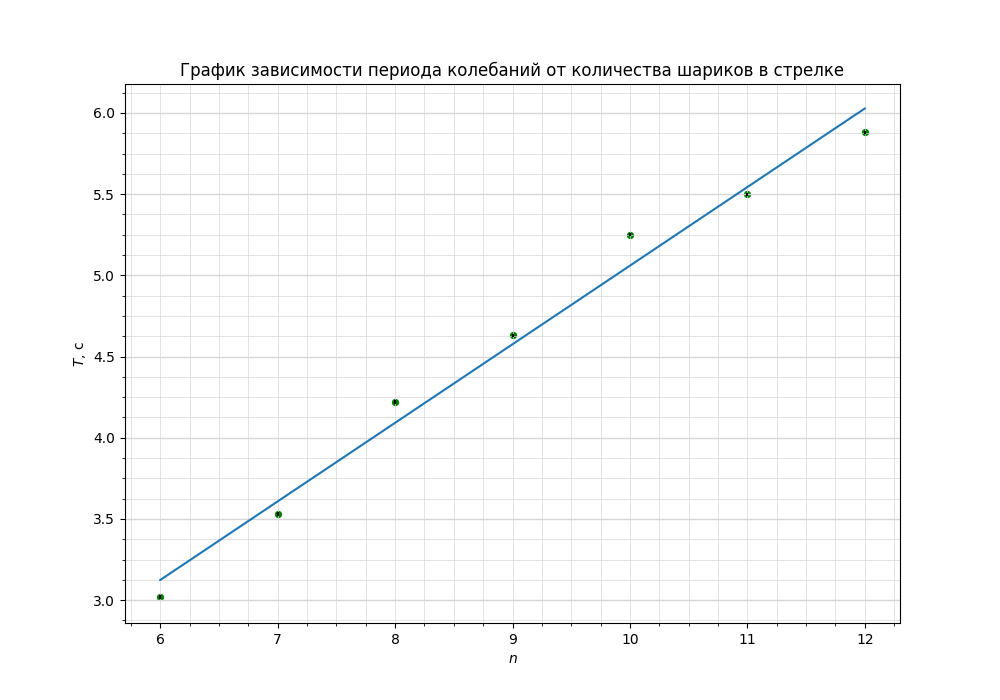

Generate this figure with Python:
import numpy as np
import matplotlib.pyplot as plt
from matplotlib.ticker import MultipleLocator

plt.figure(figsize=(10,7))  #Размер изображения
plt.title('График зависимости периода колебаний от количества шариков в стрелке') # Заголовок

x = [12, 11, 10, 9, 8, 7, 6] # Координата x
y = [5.88, 5.5, 5.25, 4.63, 4.22, 3.53, 3.02] # Координата y


plt.scatter(x, y, s=18, c='green')  # Экспериментальные точки на графике

plt.xlabel('$n$') # Подпись абсцисс
plt.ylabel('$T$, c') # Подпись ординат

yerr = [0.01 for _y in y]  # Погрешность по y
xerr = [0 for _x in x] # Погрешность по x
plt.errorbar(x, y, xerr=xerr, yerr=yerr, fmt=" ", color='k')

p = np.polyfit(x, y, deg=1) # Построение кривой по мнк
p_f = np.poly1d(p)
plt.plot(x, p_f(x))
print(p_f)


DP = 2
ax = plt.gca()

## Характеристики сетки

ax.yaxis.set_minor_locator(MultipleLocator(0.125))
ax.yaxis.set_major_locator(MultipleLocator(0.5))
ax.xaxis.set_minor_locator(MultipleLocator(0.25))
ax.xaxis.set_major_locator(MultipleLocator(1))
ax.yaxis.grid(True,'major',linewidth=2/DP,linestyle='-',color='#d7d7d7')
ax.xaxis.grid(True,'minor',linewidth=1/DP,linestyle='-',color='#d7d7d7')
ax.yaxis.grid(True,'minor',linewidth=1/DP,linestyle='-',color='#d7d7d7')
ax.xaxis.grid(True,'major',linewidth=1/DP,linestyle='-',color='#d7d7d7',zorder=0)

plt.savefig('plot_crut')